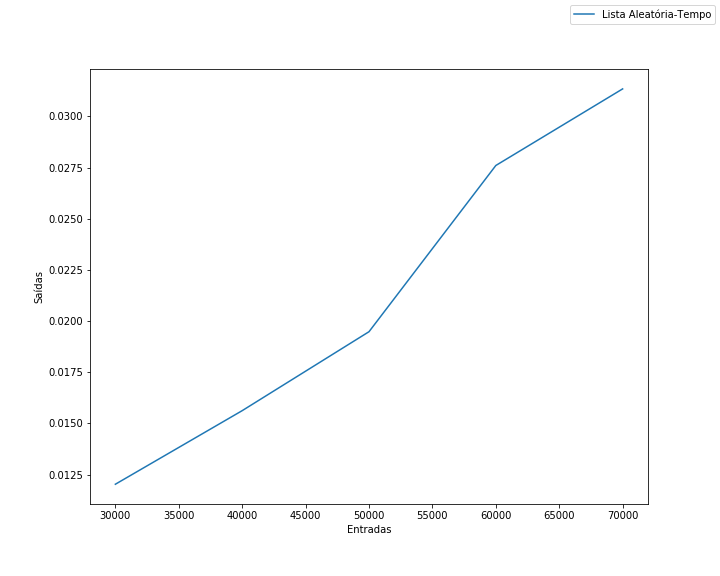

Write Python code to recreate this figure.
import timeit
from random import randint, shuffle
import matplotlib.pyplot as plt


def desenhaGrafico(x, y, xl="Entradas", yl="Saidas", name="out"):
    fig = plt.figure(figsize=(10, 8))
    ax = fig.add_subplot(111)
    ax.plot(x, y, label="Lista Aleatória-Tempo")
    ax.legend(bbox_to_anchor=(1, 1), bbox_transform=plt.gcf().transFigure)
    plt.ylabel(yl)
    plt.xlabel(xl)
    plt.savefig(name)


def generateList(size):
    lista = list(range(1, size + 1))
    shuffle(lista)
    return lista


def sort(array, maxval):
    m = maxval + 1
    count = [0] * m
    for a in array:
        count[a] += 1
    i = 0
    for a in range(m):
        for _ in range(count[a]):
            array[i] = a
            i += 1


size = [30000,40000,50000,60000,70000]
time = []

for s in size:
    lista = generateList(s)
    time.append(timeit.timeit("sort({}, {})".format(lista, max(lista)+1),
                              setup="from __main__ import sort", number=1))
    print(s)

desenhaGrafico(size, time, "Entradas", "Saídas", "CountingSort.png")
